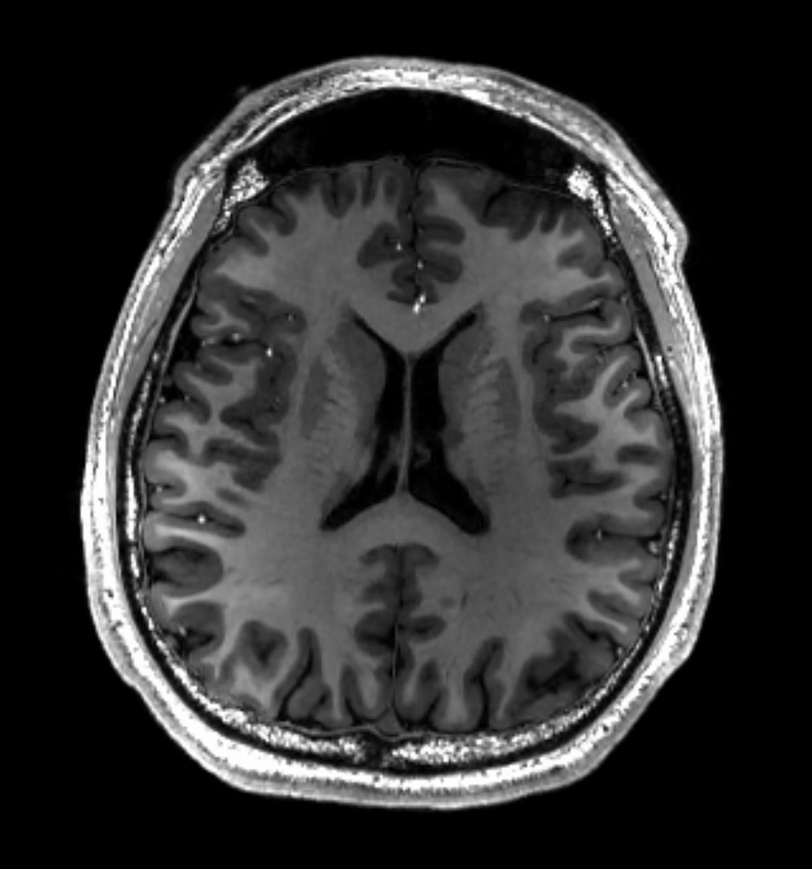
#> input picture test_image.jpg, 812 x 869 px, shrunk from 1433 x 1534 before the run
$ python clahe_preprocessing.py
#> lines starting #> are read from the running program, lines starting #| are printed output that depends on the picture
import cv2

def apply_clahe(image):
    if len(image.shape) == 3 and image.shape[2] == 3:
        image = cv2.cvtColor(image, cv2.COLOR_BGR2GRAY)

    clahe = cv2.createCLAHE(clipLimit=2.0, tileGridSize=(8,8))
    return clahe.apply(image)

# Load the local image (replace 'test_image.jpg' with your actual file)
image = cv2.imread('test_image.jpg')
#> image is the input picture: shape (869, 812, 3); min 0, max 255, mean 48.6

if image is None:
    print("Error: Image not found.")
else:
    clahe_image = apply_clahe(image)
#> in apply_clahe, `return clahe.apply(image)`:
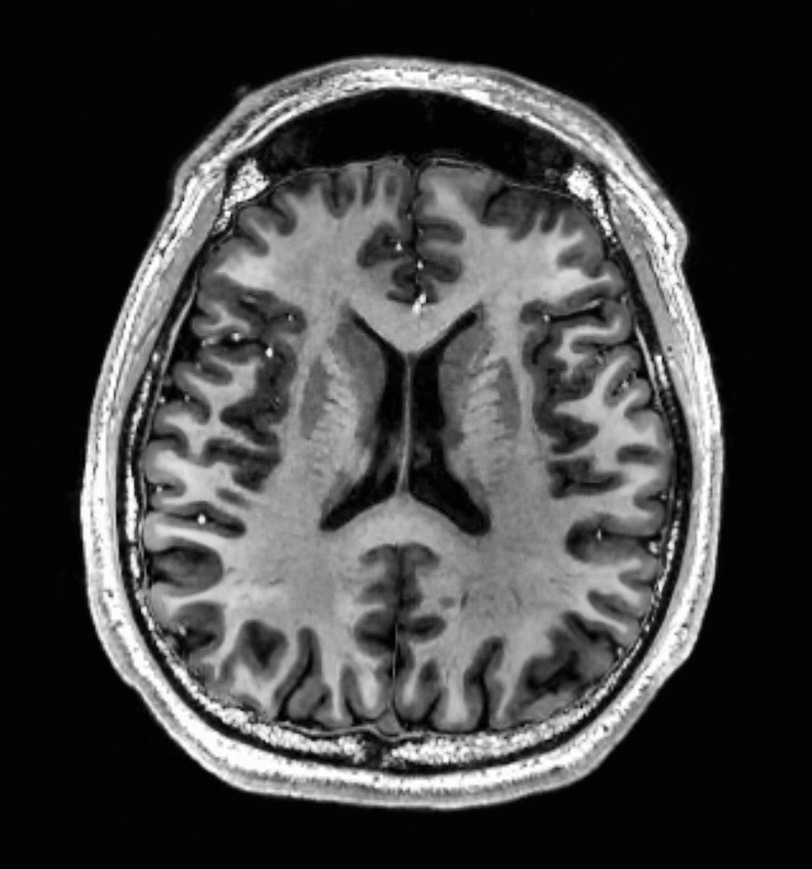
#> returned value: shape (869, 812); min 0, max 255, mean 66.6
    cv2.imwrite('output_image.jpg', clahe_image)
    print("CLAHE applied and output image saved as output_image.jpg")
